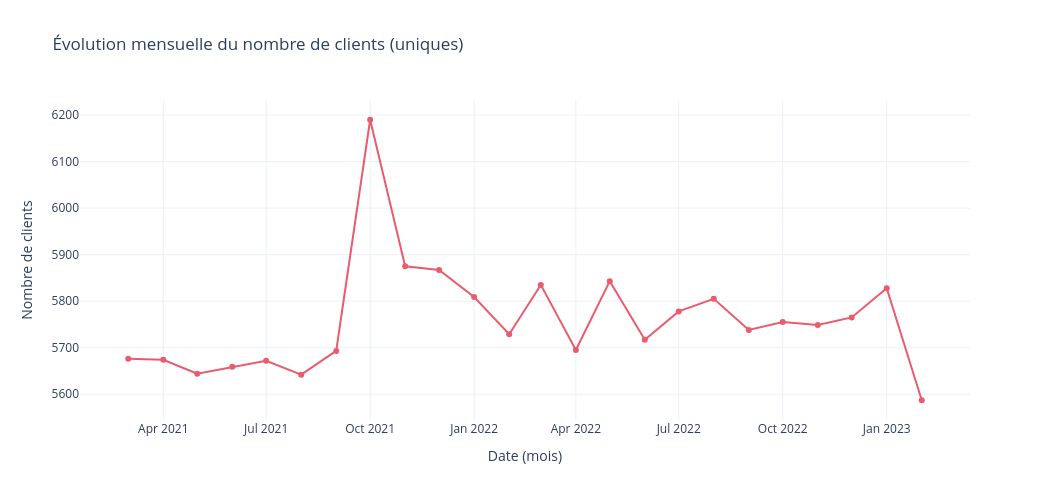

Notebook source saved alongside this figure:
### Code cell
figure3=px.line(
    clients_par_mois,
    x='date',
    y='Nombre de clients',
    color_discrete_sequence=list(palette.values()),
    markers=True,
    title='Évolution mensuelle du nombre de clients (uniques)',
    labels={
        'date': 'Date (mois)'
    }
)

figure3.update_layout(
    template='plotly_white',
    hovermode='x unified',
    width=1050,
    height=500
)

figure3.show()

### Figure 1 — Plotly figure (JSON) as saved in the notebook; plotly's stock layout.template omitted (floating-point values rounded to 4 significant figures)
{"data": [{"hovertemplate": "Date (mois)=%{x}<br>Nombre de clients=%{y}<extra></extra>", "legendgroup": "", "line": {"color": "#e95c6d", "dash": "solid"}, "marker": {"symbol": "circle"}, "mode": "lines+markers", "name": "", "orientation": "v", "showlegend": false, "type": "scatter", "x": ["2021-03-01T00:00:00.000000000", "2021-04-01T00:00:00.000000000", "2021-05-01T00:00:00.000000000", "2021-06-01T00:00:00.000000000", "2021-07-01T00:00:00.000000000", "2021-08-01T00:00:00.000000000", "2021-09-01T00:00:00.000000000", "2021-10-01T00:00:00.000000000", "2021-11-01T00:00:00.000000000", "2021-12-01T00:00:00.000000000", "2022-01-01T00:00:00.000000000", "2022-02-01T00:00:00.000000000", "2022-03-01T00:00:00.000000000", "2022-04-01T00:00:00.000000000", "2022-05-01T00:00:00.000000000", "2022-06-01T00:00:00.000000000", "2022-07-01T00:00:00.000000000", "2022-08-01T00:00:00.000000000", "2022-09-01T00:00:00.000000000", "2022-10-01T00:00:00.000000000", "2022-11-01T00:00:00.000000000", "2022-12-01T00:00:00.000000000", "2023-01-01T00:00:00.000000000", "2023-02-01T00:00:00.000000000"], "xaxis": "x", "y": [5676, 5674, 5644, 5659, 5672, 5642, 5693, 6190, 5875, 5867, 5809, 5729, 5835, 5695, 5843, 5717, 5778, 5805, 5738, 5755, 5749, 5765, 5828, 5587], "yaxis": "y"}], "layout": {"height": 500, "hovermode": "x unified", "legend": {"tracegroupgap": 0}, "title": {"text": "Évolution mensuelle du nombre de clients (uniques)"}, "width": 1050, "xaxis": {"anchor": "y", "domain": [0, 1], "title": {"text": "Date (mois)"}}, "yaxis": {"anchor": "x", "domain": [0, 1], "title": {"text": "Nombre de clients"}}}}
